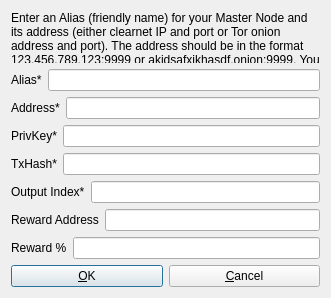
<?xml version="1.0" encoding="UTF-8"?>
<ui version="4.0">
 <class>AddEditAdrenalineNode</class>
 <widget class="QDialog" name="AddEditAdrenalineNode">
  <property name="geometry">
   <rect>
    <x>0</x>
    <y>0</y>
    <width>331</width>
    <height>298</height>
   </rect>
  </property>
  <property name="windowTitle">
   <string>Add/Edit XUV Node</string>
  </property>
  <property name="modal">
   <bool>true</bool>
  </property>
  <layout class="QVBoxLayout" name="verticalLayout">
   <item>
    <widget class="QLabel" name="label_9">
     <property name="sizePolicy">
      <sizepolicy hsizetype="Preferred" vsizetype="Expanding">
       <horstretch>0</horstretch>
       <verstretch>0</verstretch>
      </sizepolicy>
     </property>
     <property name="text">
      <string>&lt;html&gt;&lt;head/&gt;&lt;body&gt;&lt;p&gt;Enter an Alias (friendly name) for your Master Node and its address (either clearnet IP and port or Tor onion address and port). The address should be in the format 123.456.789.123:9999 or akjdsafxjkhasdf.onion:9999. You must send exactly 500 XUV to the collateral address.&lt;/p&gt;&lt;/body&gt;&lt;/html&gt;</string>
     </property>
     <property name="wordWrap">
      <bool>true</bool>
     </property>
    </widget>
   </item>
   <item>
    <layout class="QHBoxLayout" name="horizontalLayout_4">
     <property name="bottomMargin">
      <number>0</number>
     </property>
     <item>
      <widget class="QLabel" name="label_4">
       <property name="text">
        <string>Alias*</string>
       </property>
      </widget>
     </item>
     <item>
      <widget class="QLineEdit" name="aliasLineEdit"/>
     </item>
    </layout>
   </item>
   <item>
    <layout class="QHBoxLayout" name="horizontalLayout_5">
     <property name="bottomMargin">
      <number>0</number>
     </property>
     <item>
      <widget class="QLabel" name="label_6">
       <property name="text">
        <string>Address*</string>
       </property>
      </widget>
     </item>
     <item>
      <widget class="QLineEdit" name="addressLineEdit"/>
     </item>
    </layout>
   </item>
   <item>
    <layout class="QHBoxLayout" name="horizontalLayout_3">
     <property name="bottomMargin">
      <number>0</number>
     </property>
     <item>
      <widget class="QLabel" name="label_5">
       <property name="text">
        <string>PrivKey*</string>
       </property>
      </widget>
     </item>
     <item>
      <widget class="QLineEdit" name="privkeyLineEdit"/>
     </item>
    </layout>
   </item>
   <item>
    <layout class="QHBoxLayout" name="horizontalLayout_2">
     <property name="bottomMargin">
      <number>0</number>
     </property>
     <item>
      <widget class="QLabel" name="label_2">
       <property name="text">
        <string>TxHash*</string>
       </property>
      </widget>
     </item>
     <item>
      <widget class="QLineEdit" name="txhashLineEdit"/>
     </item>
    </layout>
   </item>
   <item>
    <layout class="QHBoxLayout" name="horizontalLayout_8">
     <property name="bottomMargin">
      <number>0</number>
     </property>
     <item>
      <widget class="QLabel" name="label_8">
       <property name="text">
        <string>Output Index*</string>
       </property>
      </widget>
     </item>
     <item>
      <widget class="QLineEdit" name="outputindexLineEdit"/>
     </item>
    </layout>
   </item>
   <item>
    <layout class="QHBoxLayout" name="horizontalLayout_6">
     <property name="bottomMargin">
      <number>0</number>
     </property>
     <item>
      <widget class="QLabel" name="label_3">
       <property name="text">
        <string>Reward Address</string>
       </property>
      </widget>
     </item> 
     <item>
      <widget class="QLineEdit" name="rewardaddressLineEdit"/>
     </item>
    </layout>
   </item>
   <item>
    <layout class="QHBoxLayout" name="horizontalLayout_7">
     <property name="bottomMargin">
      <number>0</number>
     </property>
     <item>
      <widget class="QLabel" name="label_7">
       <property name="text">
        <string>Reward %</string>
       </property>
      </widget>
     </item>
     <item>
      <widget class="QLineEdit" name="rewardpercentageLineEdit"/>
     </item>
    </layout>
   </item>
   <item>
    <layout class="QHBoxLayout" name="horizontalLayout_Buttons">
     <item>
      <widget class="QPushButton" name="okButton">
       <property name="text">
        <string>&amp;OK</string>
       </property>
      </widget>
     </item>
     <item>
      <widget class="QPushButton" name="cancelButton">
       <property name="text">
        <string>&amp;Cancel</string>
       </property>
       <property name="autoDefault">
        <bool>false</bool>
       </property>
      </widget>
     </item>
    </layout>
   </item>
  </layout>
 </widget>
 <resources/>
 <connections/>
</ui>
